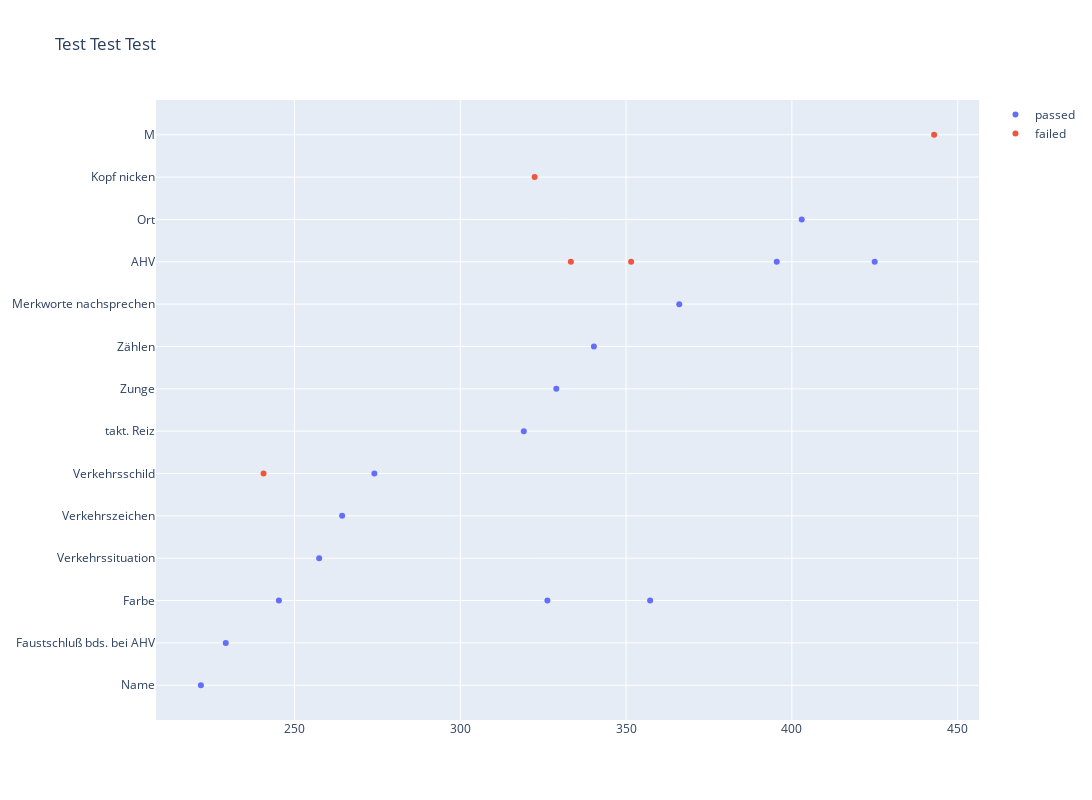

Notebook code cell kept with this figure:
### Markdown cell above
----
## Testing with failed/passed viz...
----

### Code cell
def plot_interactive_testing_results(t_events=None, title="Testing results"):
    t_events_failed = t_events[t_events["description"].apply(lambda x: x.endswith("0"))]
    t_events_failed["description"] = t_events_failed.description.str.split("0").str[0]
    t_events_passed = t_events[t_events["description"].apply(lambda x: x.endswith("1"))]
    t_events_passed["description"] = t_events_passed.description.str.split("1").str[0]
    fig = go.Figure()

    # passed
    fig.add_trace(go.Scatter(x=t_events_passed["time_from_onset"], 
                        y=t_events_passed["description"],
                        name="passed",
                        mode="markers")
                    )

    # failed
    fig.add_trace(go.Scatter(x=t_events_failed["time_from_onset"], 
                        y=t_events_failed["description"],
                        name="failed",
                        mode="markers")
                    )  

    fig.update_layout(width=1100, height=800, title=title)
    return fig

fig = plot_interactive_testing_results(t_events, title="Test Test Test")
fig

### Figure 1 — Plotly figure (JSON) as saved in the notebook; plotly's stock layout.template omitted (floating-point values rounded to 4 significant figures)
{"data": [{"mode": "markers", "name": "passed", "type": "scatter", "x": [221.8, 229.3, 245.3, 257.5, 264.4, 274.1, 319.2, 326.3, 329.0, 340.3, 357.2, 366.0, 395.4, 403.0, 425.0], "y": ["Name", "Faustschluß bds. bei AHV", "Farbe", "Verkehrssituation", "Verkehrszeichen", "Verkehrsschild", "takt. Reiz", "Farbe", "Zunge", "Zählen", "Farbe", "Merkworte nachsprechen", "AHV", "Ort", "AHV"]}, {"mode": "markers", "name": "failed", "type": "scatter", "x": [240.7, 322.4, 333.4, 351.5, 442.9], "y": ["Verkehrsschild", "Kopf nicken", "AHV", "AHV", "M"]}], "layout": {"height": 800, "title": {"text": "Test Test Test"}, "width": 1100}}
